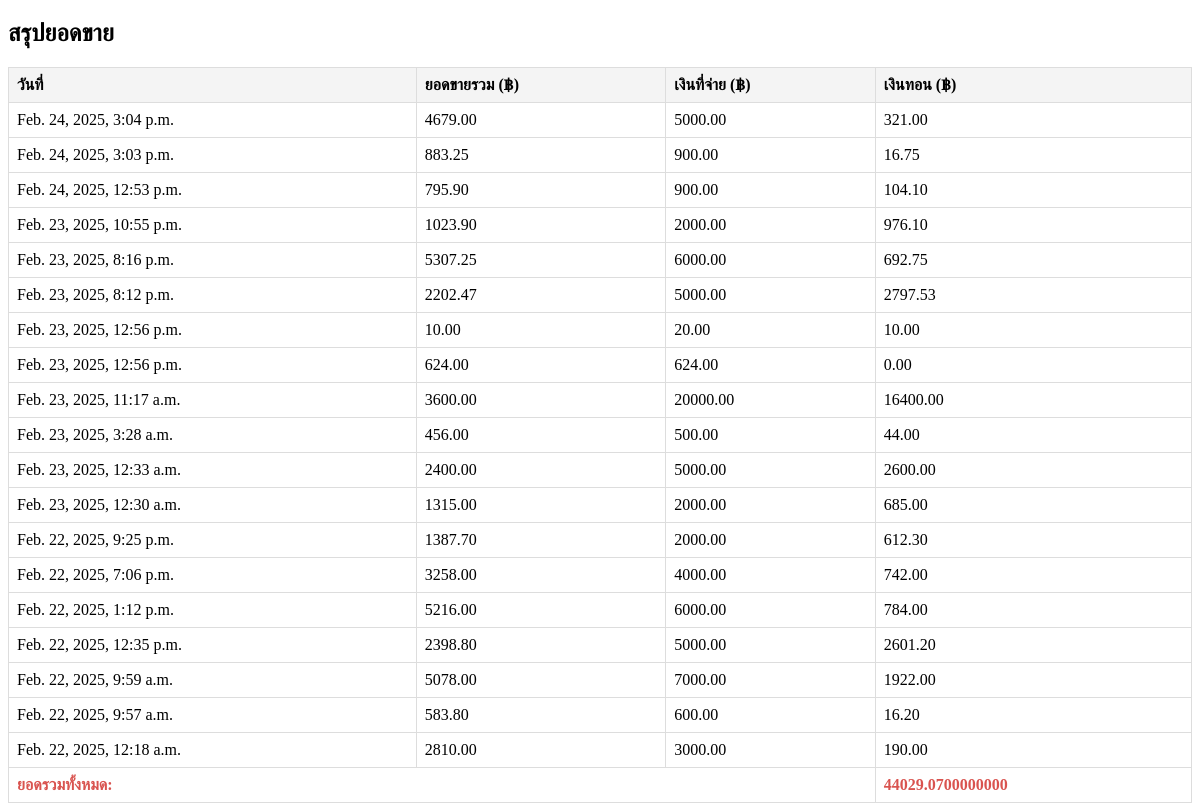
The page /Circulation1 on the database as committed earlier.
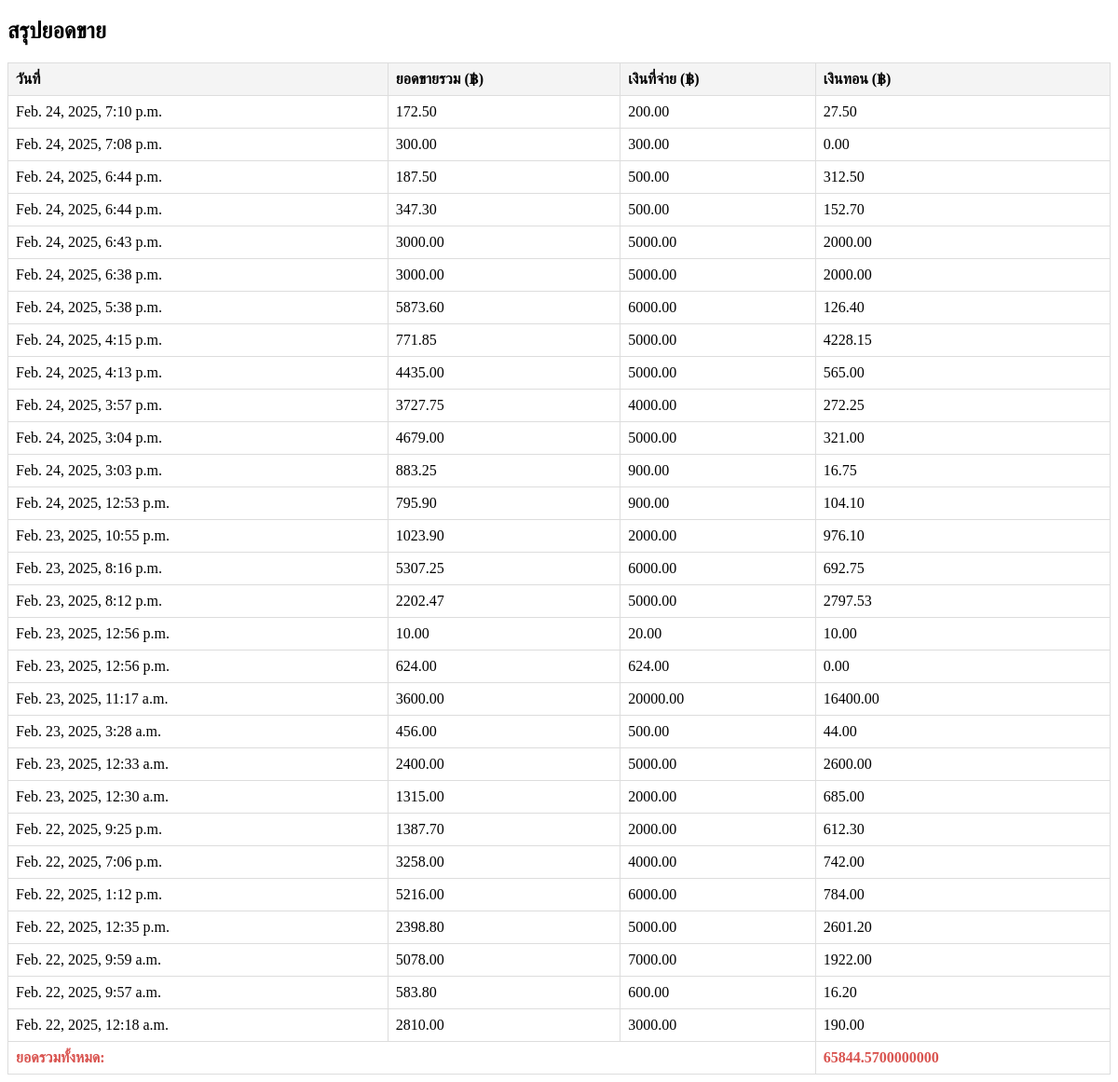
The same page on the database as committed later.
### Dashboard/models.py (models this page shows, shortened)
class SaleRecord(models.Model):
    total_amount = models.DecimalField(max_digits=10, decimal_places=2)
    entered_amount = models.DecimalField(max_digits=10, decimal_places=2)
    change = models.DecimalField(max_digits=10, decimal_places=2)
    timestamp = models.DateTimeField()
    Pofitprice = models.DecimalField(max_digits=10, decimal_places=2, default=0.00)
    stock_adjustments = models.JSONField()  # ใช้ JSONField สำหรับบันทึกข้อมูล Array
    cashier = models.ForeignKey(User, on_delete=models.CASCADE, null=True, blank=True, default=1)

### DashboardUser/views.py (the view)
def Circulation3(request):
    filter_type = request.GET.get("filter", "year")  # ค่าเริ่มต้นเป็น "year"
    today = datetime.now()
    if filter_type == "day":
        start_date = today - timedelta(days=1)
    elif filter_type == "week":
        start_date = today - timedelta(weeks=1)
    elif filter_type == "month":
        start_date = today - timedelta(days=30)
    elif filter_type == "3months":
        start_date = today - timedelta(days=90)
    elif filter_type == "6months":
        start_date = today - timedelta(days=180)
    else:  # "year"
        start_date = today - timedelta(days=365)
    records1 = SaleRecord.objects.filter(timestamp__gte=start_date).order_by('-timestamp')
    total_sum = records1.aggregate(total=Sum("total_amount"))["total"] or 0
    return render(request, "Circulation1.html", {
        "records1": records1,
        "total_sum": total_sum,
        "filter_type": filter_type  # ส่งค่า filter_type ไปยัง template
    })

### DashboardUser/templates/Circulation1.html (shortened to what this page needs)
<!DOCTYPE html>
{% load humanize %}
{% load static %}
<html>
    <head>
        <link rel="stylesheet" href="">
    </head>
   <body>
    <h2>สรุปยอดขาย</h2>
    <table>
        <thead>
            <tr>
                <th>วันที่</th>
                <th>ยอดขายรวม (฿)</th>
                <th>เงินที่จ่าย (฿)</th>
                <th>เงินทอน (฿)</th>
            </tr>
        </thead>
        <tbody>
            {% for record in records1 %}
            <tr>
                <td>{{ record.timestamp }}</td>
                <td>{{ record.total_amount }}</td>
                <td>{{ record.entered_amount }}</td>
                <td>{{ record.change }}</td>
            </tr>
            {% endfor %}
        </tbody>
        <tfoot>
            <tr>
                <td colspan="3" class="total">ยอดรวมทั้งหมด:</td>
                <td class="total">{{ total_sum }}</td>
            </tr>
        </tfoot>
    </table>
</body>
</html>

Rows that differ between the two databases and show on the page:
added SaleRecord: timestamp "Feb. 24, 2025, 7:10 p.m.", total_amount "172.50", entered_amount "200.00", change "27.50"
added SaleRecord: timestamp "Feb. 24, 2025, 7:08 p.m.", total_amount "300.00", entered_amount "300.00", change "0.00"
added SaleRecord: timestamp "Feb. 24, 2025, 6:44 p.m.", total_amount "187.50", entered_amount "500.00", change "312.50"
added SaleRecord: timestamp "Feb. 24, 2025, 6:44 p.m.", total_amount "347.30", entered_amount "500.00", change "152.70"
added SaleRecord: timestamp "Feb. 24, 2025, 6:43 p.m.", total_amount "3000.00", entered_amount "5000.00", change "2000.00"
added SaleRecord: timestamp "Feb. 24, 2025, 6:38 p.m.", total_amount "3000.00", entered_amount "5000.00", change "2000.00"
added SaleRecord: timestamp "Feb. 24, 2025, 5:38 p.m.", total_amount "5873.60", entered_amount "6000.00", change "126.40"
added SaleRecord: timestamp "Feb. 24, 2025, 4:15 p.m.", total_amount "771.85", entered_amount "5000.00", change "4228.15"
added SaleRecord: timestamp "Feb. 24, 2025, 4:13 p.m.", total_amount "4435.00", entered_amount "5000.00", change "565.00"
added SaleRecord: timestamp "Feb. 24, 2025, 3:57 p.m.", total_amount "3727.75", entered_amount "4000.00", change "272.25"
Other text that changed with them:
{{ total_sum }}: "44029.0700000000" → "65844.5700000000"
